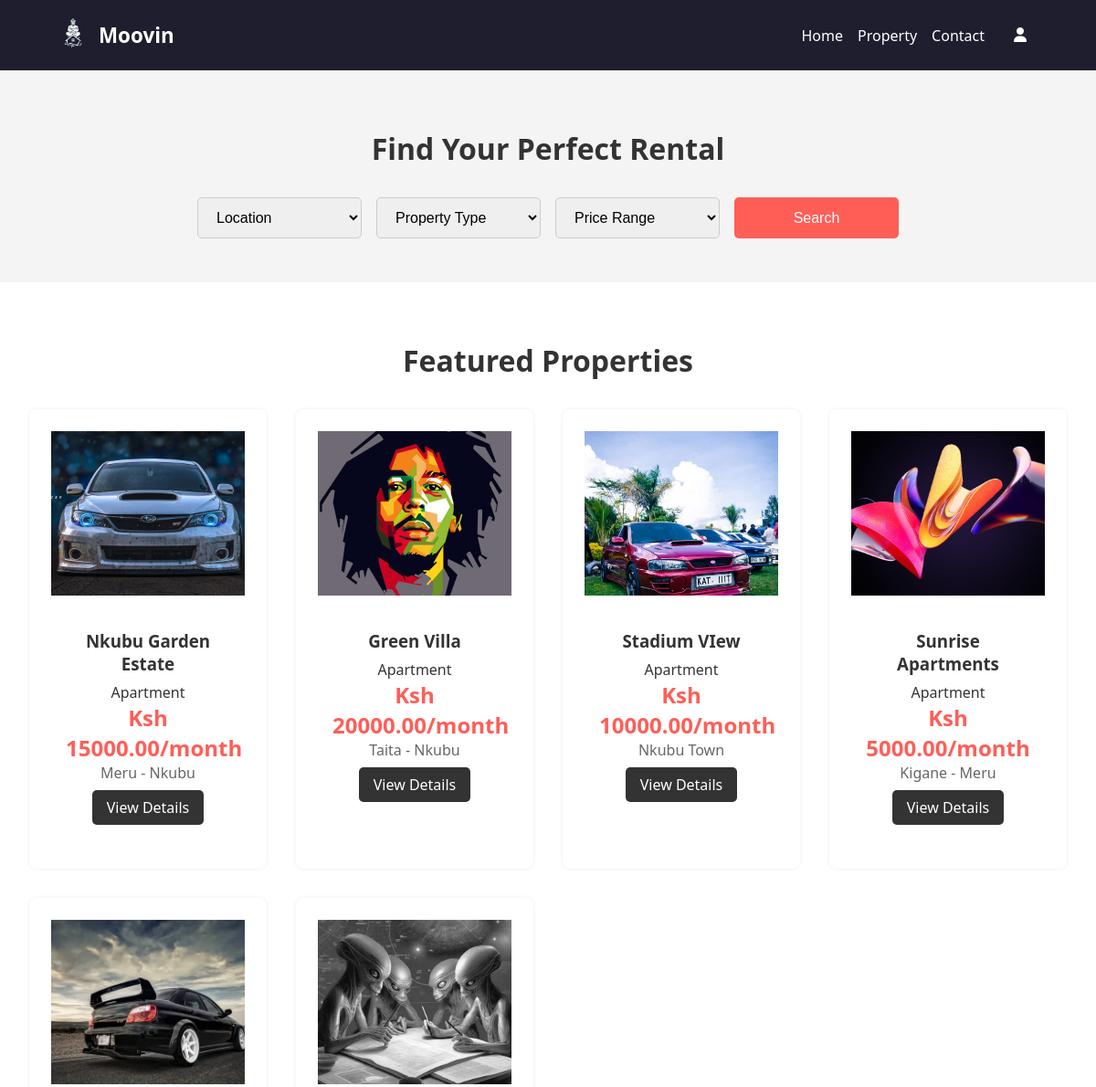
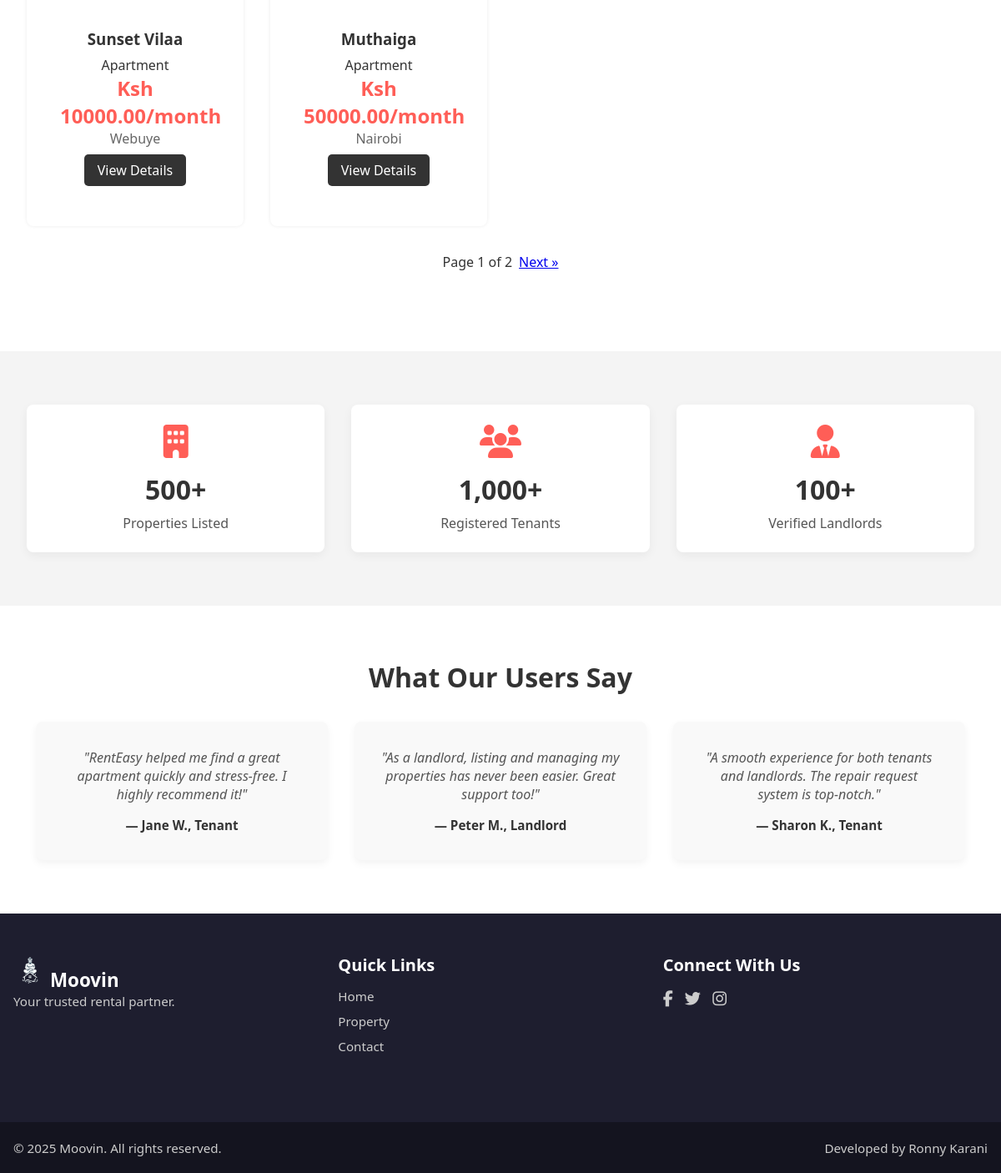
Screenshot of /property/ with the database file from the repository (2 pictures, top to bottom).
### core/models.py (models this page shows, shortened)
class Property(models.Model):
    PROPERTY_TYPE_CHOICES = [
        ('Apartment', 'Apartment'),
        ('Bedsitter', 'Bedsitter'),
        ('Studio', 'Studio'),
        ('Maisonette', 'Maisonette'),
    ]
    landlord = models.ForeignKey(User, on_delete=models.CASCADE, null=True, blank=True, related_name='properties')
    tenant = models.ForeignKey(User, on_delete=models.SET_NULL, null=True, blank=True, related_name='rented_properties')
    title = models.CharField(max_length=255)
    description = models.TextField()
    property_type = models.CharField(max_length=50, choices=PROPERTY_TYPE_CHOICES, default='Apartment')  # 👈 Add this line
    price = models.DecimalField(max_digits=10, decimal_places=2)
    location = models.CharField(max_length=255)
    image = models.ImageField(upload_to='property_images/', null=True, blank=True)
    created_at = models.DateTimeField(auto_now_add=True)
    bedrooms = models.PositiveIntegerField(default=0)
    bathrooms = models.PositiveIntegerField(default=0)
    size = models.CharField(max_length=50, blank=True)  # e.g., "95 m²"
    status = models.CharField(max_length=50, default="Available")
    furnished = models.BooleanField(default=False)
    parking = models.CharField(max_length=50, default="Available")

### core/views.py (the view)
# urls.py: path('property/', views.property_list, name='property'),
def property_list(request):
    properties = Property.objects.all()
    location = request.GET.get('location')
    property_type = request.GET.get('type')
    price_range = request.GET.get('price')
    if location and location != "All Locations":
        properties = properties.filter(location__icontains=location)
    if property_type and property_type != "All Types":
        properties = properties.filter(property_type__iexact=property_type)
    if price_range:
        if price_range == "Below Ksh 10K":
            properties = properties.filter(price__lt=10000)
        elif price_range == "10K - 30K":
            properties = properties.filter(price__gte=10000, price__lte=30000)
    paginator = Paginator(properties, 6)
    page = request.GET.get('page')
    try:
        page_number = int(page)
        if page_number < 1:
            page_number = 1
    except (TypeError, ValueError):
        page_number = 1
    try:
        page_obj = paginator.page(page_number)
    except EmptyPage:
        page_obj = paginator.page(paginator.num_pages)
    context = {
        'properties': page_obj,
        'page_obj': page_obj,
        'paginator': paginator,
    }
    return render(request, 'pages/property.html', context)

### templates/pages/property.html (shortened to what this page needs)
{% extends 'base.html' %}
{% load static %}
{% block content %}
<main>
  <section class="property-hero">
    <div class="container">
      <h1>Find Your Perfect Rental</h1>
        <form class="search-form" method="get" action="{% url 'property' %}">
        <select name="location">
          <option selected disabled>Location</option>
        </select>
        <select name="type">
          <option selected disabled>Property Type</option>
        </select>
        <select name="price">
          <option selected disabled>Price Range</option>
        </select>
        <button type="submit">Search</button>
      </form>
    </div>
  </section>
  <section class="property-listings">
    <div class="container">
      <h2>Featured Properties</h2>
      <div class="property-grid">
{% for property in properties %}
  <div class="property-card">
{% if property.image %}
    <img src="{{ property.image.url }}" alt="Property Image">
{% else %}
    <img src="{% static 'images/hero.jpg' %}" alt="No Image">
{% endif %}    <div class="property-info">
      <h3>{{ property.title }}</h3>
      <p class="type">{{ property.property_type }}</p>
      <p class="price">Ksh {{ property.price }}/month</p>
      <p class="location">{{ property.location }}</p>
      <a href="{% url 'property_detail' property.id %}" class="btn">View Details</a>
    </div>
  </div>
{% empty %}
  <p>No properties available.</p>
{% endfor %}
      </div>
<div class="pagination">
  <span>Page {{ properties.number }} of {{ properties.paginator.num_pages }}</span>
  {% if properties.has_next %}
    <a href="?{% if request.GET.location %}location={{ request.GET.location }}&{% endif %}
              page={{ properties.next_page_number }}">Next &raquo;</a>
  {% endif %}
</div>
    </div>
  </section>
  <section class="stats-section">
    <div class="container stats-grid">
      <div class="stat-box">
        <i class="fa-solid fa-building"></i>
        <h3>500+</h3>
        <p>Properties Listed</p>
      </div>
      <div class="stat-box">
        <i class="fa-solid fa-users"></i>
        <h3>1,000+</h3>
        <p>Registered Tenants</p>
      </div>
      <div class="stat-box">
        <i class="fa-solid fa-user-tie"></i>
        <h3>100+</h3>
        <p>Verified Landlords</p>
      </div>
    </div>
  </section>
  <section class="testimonials">
    <div class="container">
      <h2>What Our Users Say</h2>
      <div class="testimonial-grid">
        <div class="testimonial-card">
          <p>"RentEasy helped me find a great apartment quickly and stress-free. I highly recommend it!"</p>
          <h4>— Jane W., Tenant</h4>
        </div>
        <div class="testimonial-card">
          <p>"As a landlord, listing and managing my properties has never been easier. Great support too!"</p>
          <h4>— Peter M., Landlord</h4>
        </div>
        <div class="testimonial-card">
          <p>"A smooth experience for both tenants and landlords. The repair request system is top-notch."</p>
          <h4>— Sharon K., Tenant</h4>
        </div>
      </div>
    </div>
  </section>
</main>
{% endblock %}

### static/css/style.css (style rules this page uses)
* { margin: 0; padding: 0; box-sizing: border-box; }
body, html { font-family: 'Segoe UI', sans-serif; }
.container { max-width: 1200px; margin: 0 auto; padding: 0 1rem; box-sizing: border-box; }
.property-hero { background-color: #f4f4f4; padding: 4rem 1rem 3rem; text-align: center; }
.property-hero h1 { font-size: 2rem; margin-bottom: 2rem; color: #333; }
.search-form { display: flex; flex-wrap: wrap; gap: 1rem; justify-content: center; }
.search-form select, .search-form button { padding: 0.75rem 1rem; font-size: 1rem; border: 1px solid #ccc; border-radius: 5px; min-width: 180px; }
.search-form button { background-color: #ff5e57; color: white; border: none; cursor: pointer; }
.property-listings { padding: 4rem 1rem; background-color: #fff; text-align: center; }
.property-listings h2 { font-size: 2rem; margin-bottom: 2rem; color: #333; }
.property-grid { display: grid; grid-template-columns: repeat(auto-fit, minmax(250px, 1fr)); gap: 2rem; }
.property-card { background-color: #f9f9f9; border-radius: 8px; overflow: hidden; box-shadow: 0 4px 12px rgba(0,0,0,0.05); }
.property-card img { width: 100%; height: 180px; object-fit: cover; }
.property-info { padding: 1rem; }
.property-info h3 { margin-bottom: 0.5rem; }
.property-info .price { color: #ff5e57; font-weight: bold; }
.property-info .location { color: #555; margin-bottom: 1rem; }
.property-info .btn { padding: 0.5rem 1rem; background-color: #333; color: #fff; text-decoration: none; border-radius: 5px; }
.pagination { display: flex; justify-content: center; align-items: center; margin: 2rem 0; gap: 0.5rem; flex-wrap: wrap; }
.stats-section { background-color: #f4f4f4; padding: 4rem 1rem; text-align: center; }
.stats-grid { display: flex; justify-content: space-around; flex-wrap: wrap; gap: 2rem; }
.stat-box { flex: 1 1 250px; padding: 1.5rem; background-color: #fff; border-radius: 8px; box-shadow: 0 4px 12px rgba(0, 0, 0, 0.05); }
.stat-box i { font-size: 2.5rem; color: #ff5e57; margin-bottom: 1rem; }
.stat-box h3 { font-size: 2rem; margin-bottom: 0.5rem; color: #333; }
.stat-box p { font-size: 1rem; color: #555; }
.testimonials { background-color: #fff; padding: 4rem 1rem; text-align: center; }
.testimonials h2 { font-size: 2rem; margin-bottom: 2rem; color: #333; }
.testimonial-grid { display: flex; flex-wrap: wrap; gap: 2rem; justify-content: center; }
.testimonial-card { background-color: #f9f9f9; padding: 2rem; border-radius: 8px; max-width: 350px; box-shadow: 0 4px 10px rgba(0, 0, 0, 0.05); }
.testimonial-card p { font-style: italic; color: #555; margin-bottom: 1rem; font-size: 1rem; }
.testimonial-card h4 { font-weight: 600; color: #333; font-size: 0.95rem; }
.property-info { padding: 2rem 1rem; background-color: #fff; text-align: center; }
.property-info .location { color: #666; font-size: 1rem; margin-bottom: 1rem; }
.property-info .price { font-size: 1.5rem; font-weight: bold; color: #ff5e57; }
body { font-family: 'Segoe UI', sans-serif; background-color: #f5f6fa; color: #333; }
button { padding: 0.5rem 1rem; background-color: #27ae60; color: white; border: none; border-radius: 4px; cursor: pointer; }
.profile-card, .property-card { background: #fff; padding: 1.5rem; border-radius: 8px; box-shadow: 0 0 4px rgba(0, 0, 0, 0.08); flex: 1 1 300px; }

### rows the page displays
Property: image (picture), title "Nkubu Garden Estate", property_type "Apartment", price "15000.00", location "Meru - Nkubu"
Property: image (picture), title "Green Villa", property_type "Apartment", price "20000.00", location "Taita - Nkubu"
Property: image (picture), title "Stadium VIew", property_type "Apartment", price "10000.00", location "Nkubu Town"
Property: image (picture), title "Sunrise Apartments", property_type "Apartment", price "5000.00", location "Kigane - Meru"
Property: image (picture), title "Sunset Vilaa", property_type "Apartment", price "10000.00", location "Webuye"
Property: image (picture), title "Muthaiga", property_type "Apartment", price "50000.00", location "Nairobi"

### other values shown
{{ properties.number }} "1"
{{ properties.paginator.num_pages }} "2"
